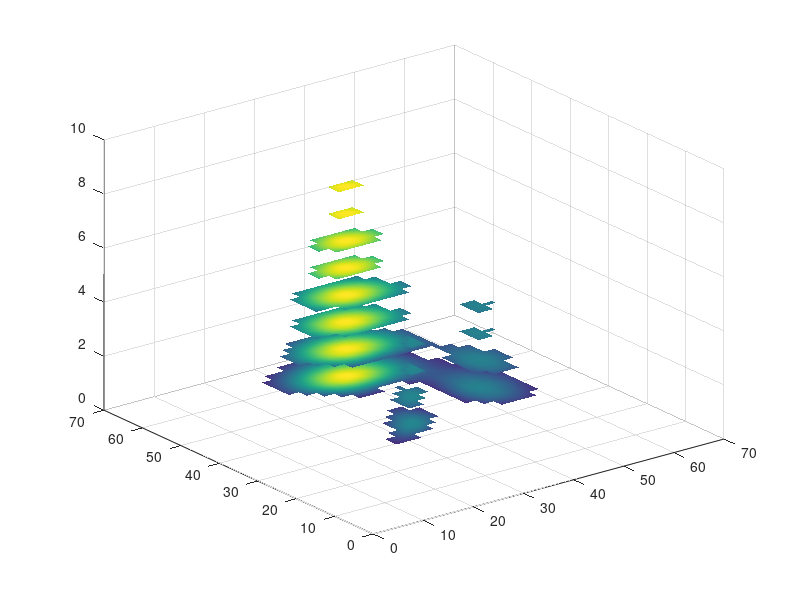

The MATLAB source for this figure: (Note: this script raises an error after producing the figure.)
data=peaks(64); % fake data
t=-0:8; % some thersholds

tdata=bsxfun(@gt,data,permute(t,[3 1 2])); % 3d threshold
data3=repmat(data,[1 1 numel(t)]); %just copy data to the 3rd dim
A=data3.*tdata;
A(A==0)=NaN; % this will eliminate showing the zero values

% plottning
h=slice(A,[],[],1:numel(t));
set(h,'EdgeColor','none','FaceColor','interp');

alpha(0.5);